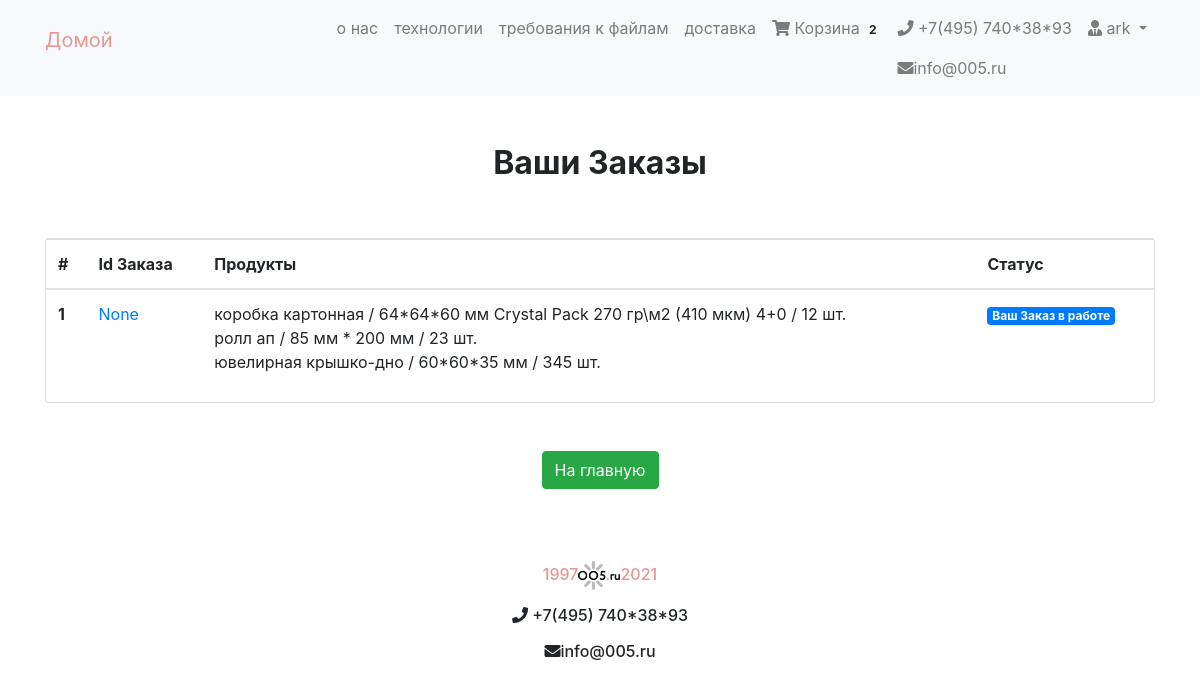
/my-orders/ (signed in), run on the app's committed database.
### cart/models.py (models this page shows, shortened)
class Order(models.Model):
    orderitems  = models.ManyToManyField(Cart)
    user = models.ForeignKey(User, on_delete=models.CASCADE)
    ordered = models.BooleanField(default=False)
    created = models.DateTimeField(auto_now_add=True)
    paymentId = models.CharField(max_length=200, blank=True , null=True)
    orderId = models.CharField(max_length=200, blank=True, null=True)

class Cart(models.Model):
    user = models.ForeignKey(User, on_delete=models.CASCADE)
    item = models.ForeignKey(Product, on_delete=models.CASCADE)
    quantity = models.IntegerField(default=1)
    purchased = models.BooleanField(default=False)
    created = models.DateTimeField(auto_now_add=True)
    def __str__(self):
        return f'{self.item.name} / {self.item.box_size} / {self.item.tirazh} шт.'

### products/models.py (models this page shows, shortened)
class  Product(PolymorphicModel):
    mainimage = models.ImageField(upload_to='products/', blank=True, null=True)
    name = models.CharField(max_length=300, default = None, null=True)
    slug = models.SlugField(default = None, null=True)
    subcategory = models.ForeignKey(SubCategory, on_delete=models.CASCADE, default = None, null=True)
    category = models.ForeignKey(Category, on_delete=models.CASCADE, default = None, null=True)
    preview_text = models.TextField(max_length=50, verbose_name='Preview Text', blank=True, null=True)
    detail_text = models.TextField(max_length=1000, verbose_name='Detail Text', blank=True, null=True)
    lim1 = models.FloatField(default = None, null=True)
    lim2 = models.FloatField(default = None, null=True)
    tirazh = models.IntegerField(null=False)
    t = models.IntegerField(null=True)
    p = models.FloatField(default = None, null=True)
    box_size = models.CharField(max_length=50)

### checkout/views.py (the view)
# urls.py: path('my-orders/', oderView, name="oderView"),
def oderView(request):
    try:
        orders = Order.objects.filter(user=request.user, ordered=True)
        context = {
            "orders": orders
        }
    except:
        messages.warning(request, "You do not have an active order")
        return redirect('/')
    return render(request, 'checkout/order.html', context)

### cart/templatetags/cart_tag.py (called while the page is built)
@register.filter
def cart_total(user):
    order = Order.objects.filter(user=user, ordered=False)
    if order.exists():
    	return order[0].orderitems.count()
    else:
    	return 0

### checkout/templates/checkout/order.html
{% extends 'products/base.html' %}
{% load crispy_forms_tags %}
{% block content %}
<div class="container mt-5">
<h2 class="text-center"><strong>Ваши Заказы</strong></h2>
<div class="row">
	<div class="col-md-12">
		<div class="card mt-5" style="height: auto">
			<div class="table-responsive">
			<table class="table">
			  <thead>
			    <tr>
			      <th scope="col">#</th>
			      <th scope="col">Id Заказа</th>
			      <th scope="col">Продукты</th>
			      <th scope="col">Статус</th>
			    </tr>
			  </thead>
			  <tbody>
			    {% for order in orders %}
			    <tr>
			      <th scope="row">{{ forloop.counter }}</th>
			      <td><a href="#">{{ order.orderId }}</a></td>
			      <td>
			      	{% for item in order.orderitems.all %}
			      		{{ item }}
			      		<br>
			      	{% endfor %}
			      </td>
			      <td><span class="badge badge-primary">Ваш Заказ в работе</span></td>
			  	</tr>
			      {% endfor %}
			  </tbody>
			</table>
			</div>
		</div>
	</div>
	<div class="col-md-12 my-5 text-center">
		<a href="/" class="btn btn-success">На главную</a>
	</div>
</div>
</div>
{% endblock %}

### products/templates/products/navbar.html (shortened to what this page needs)
{% load cart_tag %}
<nav class="navbar navbar-expand-lg navbar-light bg-light">
  <div class="container">
  <a class="navbar-brand" href="/"><p style="color:rgb(229, 152, 147)">Домой</p></a>
  <div class="collapse navbar-collapse" id="navbarNav">
    <ul class="navbar-nav ml-auto">
      <li {% if request.path == 'contact' %}class="nav-item active"{% else %}class="nav-item"{% endif %}>
        <a class="nav-link" href="http://127.0.0.1:8000/about.html/">о нас <span class="sr-only">(current)</span></a>
      </li>
      <li class="nav-item">
        <a class="nav-link" href="http://127.0.0.1:8000/technologies.html">технологии</a>
      </li>
      <li class="nav-item">
        <a class="nav-link" href="http://127.0.0.1:8000/requirements.html/">требования к файлам</a>
      </li>
      <li class="nav-item">
        <a class="nav-link" href="http://127.0.0.1:8000/delivery.html/">доставка</a>
      </li>
      {% if request.user.is_authenticated %}
      <li class="nav-item">
        <a class="nav-link" href="{% url 'mainapp:cart-home' %}">
          <i class="fa fa-shopping-cart"></i>  Корзина
          <span class="badge badge-light">{{ request.user| cart_total }}</span>
        </a>
      </li>
      <li class="nav-item">
        <a class="nav-link" href="#"><i class="fa fa-phone"></i> +7(495) 740*38*93</a>
        <a class="nav-link" href="#"><i class="fa fa-envelope" aria-hidden="true"></i>info@005.ru</a>
      </li>
      <li class="nav-item dropdown">
        <a class="nav-link dropdown-toggle" href="#" id="navbarDropdown" role="button" data-toggle="dropdown" aria-haspopup="true" aria-expanded="false">
          <i class="fas fa-user-tie"></i> {{ request.user.username }}
        </a>
      </li>
      {% else %}
       <li class="nav-item">
        <a  class="btn btn-primary" href="/accounts/login/">Login / Register</a>
      </li>
      {% endif %}
    </ul>
  </div>
  </div>
</nav>

### products/templates/products/base.html (style rules this page uses)
.card { height: 300px; }

### data on the page
Order: orderId "None"
Cart: item.tirazh "коробка картонная / 64*64*60 мм Crystal Pack 270 гр\\м2 (410 мкм) 4+0 / 12 шт."
Cart: item.tirazh "ролл ап / 85 мм * 200 мм / 23 шт."
Cart: item.tirazh "ювелирная крышко-дно / 60*60*35 мм / 345 шт."

### other printed values
{{ request.user| cart_total }} "2"
{{ request.user.username }} "ark"
